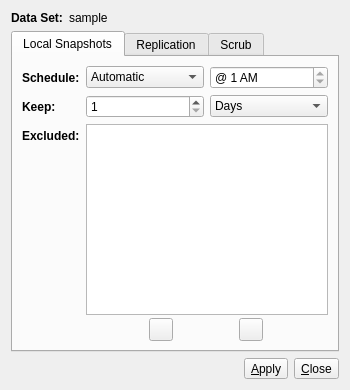
<?xml version="1.0" encoding="UTF-8"?>
<ui version="4.0">
 <class>LPConfig</class>
 <widget class="QDialog" name="LPConfig">
  <property name="geometry">
   <rect>
    <x>0</x>
    <y>0</y>
    <width>350</width>
    <height>390</height>
   </rect>
  </property>
  <property name="windowTitle">
   <string>Configure Dataset</string>
  </property>
  <layout class="QVBoxLayout" name="verticalLayout">
   <item>
    <layout class="QFormLayout" name="formLayout">
     <property name="fieldGrowthPolicy">
      <enum>QFormLayout::AllNonFixedFieldsGrow</enum>
     </property>
     <item row="0" column="0">
      <widget class="QLabel" name="label">
       <property name="font">
        <font>
         <weight>75</weight>
         <bold>true</bold>
        </font>
       </property>
       <property name="text">
        <string>Data Set:</string>
       </property>
      </widget>
     </item>
     <item row="0" column="1">
      <widget class="QLabel" name="label_dataset">
       <property name="text">
        <string notr="true">sample</string>
       </property>
      </widget>
     </item>
    </layout>
   </item>
   <item>
    <widget class="QTabWidget" name="tabWidget">
     <property name="currentIndex">
      <number>0</number>
     </property>
     <widget class="QWidget" name="tab_local">
      <attribute name="title">
       <string>Local Snapshots</string>
      </attribute>
      <layout class="QFormLayout" name="formLayout_2">
       <property name="fieldGrowthPolicy">
        <enum>QFormLayout::AllNonFixedFieldsGrow</enum>
       </property>
       <item row="0" column="0">
        <widget class="QLabel" name="label_3">
         <property name="enabled">
          <bool>true</bool>
         </property>
         <property name="font">
          <font>
           <weight>75</weight>
           <bold>true</bold>
          </font>
         </property>
         <property name="text">
          <string>Schedule:</string>
         </property>
        </widget>
       </item>
       <item row="0" column="1">
        <layout class="QHBoxLayout" name="horizontalLayout_2">
         <item>
          <widget class="QComboBox" name="combo_local_schedule">
           <property name="currentIndex">
            <number>0</number>
           </property>
           <item>
            <property name="text">
             <string>Automatic</string>
            </property>
           </item>
           <item>
            <property name="text">
             <string>Daily</string>
            </property>
           </item>
           <item>
            <property name="text">
             <string>Hourly</string>
            </property>
           </item>
           <item>
            <property name="text">
             <string>30 minutes</string>
            </property>
           </item>
           <item>
            <property name="text">
             <string>10 minutes</string>
            </property>
           </item>
           <item>
            <property name="text">
             <string>5 minutes</string>
            </property>
           </item>
          </widget>
         </item>
         <item>
          <widget class="QTimeEdit" name="time_local_daily">
           <property name="maximumTime">
            <time>
             <hour>23</hour>
             <minute>0</minute>
             <second>0</second>
            </time>
           </property>
           <property name="minimumTime">
            <time>
             <hour>1</hour>
             <minute>0</minute>
             <second>0</second>
            </time>
           </property>
           <property name="displayFormat">
            <string>@ h AP</string>
           </property>
          </widget>
         </item>
        </layout>
       </item>
       <item row="1" column="0">
        <widget class="QLabel" name="label_local_keep">
         <property name="font">
          <font>
           <weight>75</weight>
           <bold>true</bold>
          </font>
         </property>
         <property name="text">
          <string>Keep:</string>
         </property>
        </widget>
       </item>
       <item row="1" column="1">
        <layout class="QHBoxLayout" name="horizontalLayout_3">
         <item>
          <widget class="QSpinBox" name="spin_local_numkeep">
           <property name="minimum">
            <number>1</number>
           </property>
           <property name="maximum">
            <number>800</number>
           </property>
          </widget>
         </item>
         <item>
          <widget class="QComboBox" name="combo_local_keepunits">
           <item>
            <property name="text">
             <string>Days</string>
            </property>
           </item>
           <item>
            <property name="text">
             <string>Total</string>
            </property>
           </item>
          </widget>
         </item>
        </layout>
       </item>
       <item row="2" column="0">
        <widget class="QLabel" name="label_7">
         <property name="font">
          <font>
           <weight>75</weight>
           <bold>true</bold>
          </font>
         </property>
         <property name="text">
          <string>Excluded:</string>
         </property>
        </widget>
       </item>
       <item row="2" column="1">
        <layout class="QVBoxLayout" name="verticalLayout_5">
         <property name="spacing">
          <number>3</number>
         </property>
         <item>
          <widget class="QListWidget" name="list_snap_excludes">
           <property name="selectionMode">
            <enum>QAbstractItemView::ExtendedSelection</enum>
           </property>
           <property name="selectionBehavior">
            <enum>QAbstractItemView::SelectRows</enum>
           </property>
           <property name="sortingEnabled">
            <bool>true</bool>
           </property>
          </widget>
         </item>
         <item>
          <layout class="QHBoxLayout" name="horizontalLayout_8">
           <item>
            <widget class="QToolButton" name="tool_snap_addexclude">
             <property name="text">
              <string notr="true"/>
             </property>
             <property name="icon">
              <iconset resource="lPreserve.qrc">
               <normaloff>:/images/list-add.png</normaloff>:/images/list-add.png</iconset>
             </property>
             <property name="popupMode">
              <enum>QToolButton::InstantPopup</enum>
             </property>
            </widget>
           </item>
           <item>
            <widget class="QToolButton" name="tool_snap_remexclude">
             <property name="text">
              <string notr="true"/>
             </property>
             <property name="icon">
              <iconset resource="lPreserve.qrc">
               <normaloff>:/images/list-remove.png</normaloff>:/images/list-remove.png</iconset>
             </property>
             <property name="autoRaise">
              <bool>false</bool>
             </property>
            </widget>
           </item>
          </layout>
         </item>
        </layout>
       </item>
      </layout>
     </widget>
     <widget class="QWidget" name="tab_remote">
      <attribute name="title">
       <string>Replication</string>
      </attribute>
      <layout class="QVBoxLayout" name="verticalLayout_2">
       <property name="leftMargin">
        <number>0</number>
       </property>
       <property name="topMargin">
        <number>0</number>
       </property>
       <property name="rightMargin">
        <number>0</number>
       </property>
       <property name="bottomMargin">
        <number>0</number>
       </property>
       <item>
        <widget class="QTabWidget" name="tabWidget_2">
         <property name="font">
          <font>
           <weight>50</weight>
           <bold>false</bold>
          </font>
         </property>
         <property name="currentIndex">
          <number>0</number>
         </property>
         <widget class="QWidget" name="tab">
          <attribute name="title">
           <string>Remote Servers</string>
          </attribute>
          <layout class="QVBoxLayout" name="verticalLayout_6">
           <item>
            <layout class="QHBoxLayout" name="horizontalLayout_13">
             <item>
              <widget class="QComboBox" name="combo_rep_hosts"/>
             </item>
             <item>
              <widget class="QToolButton" name="tool_rep_addhost">
               <property name="text">
                <string>SSH</string>
               </property>
               <property name="icon">
                <iconset resource="lPreserve.qrc">
                 <normaloff>:/images/list-add.png</normaloff>:/images/list-add.png</iconset>
               </property>
               <property name="toolButtonStyle">
                <enum>Qt::ToolButtonTextBesideIcon</enum>
               </property>
              </widget>
             </item>
             <item>
              <widget class="QToolButton" name="tool_rep_addiscsi">
               <property name="text">
                <string>ISCSI</string>
               </property>
               <property name="icon">
                <iconset resource="lPreserve.qrc">
                 <normaloff>:/images/list-add.png</normaloff>:/images/list-add.png</iconset>
               </property>
               <property name="toolButtonStyle">
                <enum>Qt::ToolButtonTextBesideIcon</enum>
               </property>
              </widget>
             </item>
             <item>
              <widget class="QToolButton" name="tool_rep_remhost">
               <property name="text">
                <string notr="true"/>
               </property>
               <property name="icon">
                <iconset resource="lPreserve.qrc">
                 <normaloff>:/images/list-remove.png</normaloff>:/images/list-remove.png</iconset>
               </property>
               <property name="toolButtonStyle">
                <enum>Qt::ToolButtonIconOnly</enum>
               </property>
              </widget>
             </item>
            </layout>
           </item>
           <item>
            <widget class="QGroupBox" name="groupReplicate">
             <property name="title">
              <string>Replication Settings</string>
             </property>
             <property name="checkable">
              <bool>false</bool>
             </property>
             <property name="checked">
              <bool>false</bool>
             </property>
             <layout class="QVBoxLayout" name="verticalLayout_3">
              <item>
               <layout class="QHBoxLayout" name="horizontalLayout_7">
                <item>
                 <widget class="QLabel" name="label_10">
                  <property name="text">
                   <string>User Name</string>
                  </property>
                 </widget>
                </item>
                <item>
                 <widget class="QLineEdit" name="lineUserName"/>
                </item>
               </layout>
              </item>
              <item>
               <layout class="QHBoxLayout" name="horizontalLayout_4">
                <item>
                 <widget class="QLabel" name="label_5">
                  <property name="sizePolicy">
                   <sizepolicy hsizetype="Maximum" vsizetype="Preferred">
                    <horstretch>0</horstretch>
                    <verstretch>0</verstretch>
                   </sizepolicy>
                  </property>
                  <property name="text">
                   <string>SSH Port</string>
                  </property>
                 </widget>
                </item>
                <item>
                 <spacer name="horizontalSpacer_2">
                  <property name="orientation">
                   <enum>Qt::Horizontal</enum>
                  </property>
                  <property name="sizeType">
                   <enum>QSizePolicy::Fixed</enum>
                  </property>
                  <property name="sizeHint" stdset="0">
                   <size>
                    <width>40</width>
                    <height>20</height>
                   </size>
                  </property>
                 </spacer>
                </item>
                <item>
                 <widget class="QSpinBox" name="spinPort">
                  <property name="maximum">
                   <number>999999</number>
                  </property>
                  <property name="value">
                   <number>22</number>
                  </property>
                 </widget>
                </item>
                <item>
                 <spacer name="horizontalSpacer_3">
                  <property name="orientation">
                   <enum>Qt::Horizontal</enum>
                  </property>
                  <property name="sizeHint" stdset="0">
                   <size>
                    <width>40</width>
                    <height>20</height>
                   </size>
                  </property>
                 </spacer>
                </item>
               </layout>
              </item>
              <item>
               <layout class="QHBoxLayout" name="horizontalLayout_5">
                <item>
                 <widget class="QLabel" name="label_14">
                  <property name="text">
                   <string>Remote Dataset</string>
                  </property>
                 </widget>
                </item>
                <item>
                 <widget class="QLineEdit" name="lineRemoteDataset"/>
                </item>
               </layout>
              </item>
              <item>
               <widget class="QGroupBox" name="groupBox">
                <property name="title">
                 <string>Frequency</string>
                </property>
                <property name="alignment">
                 <set>Qt::AlignLeading|Qt::AlignLeft|Qt::AlignTop</set>
                </property>
                <layout class="QGridLayout" name="gridLayout_3">
                 <property name="leftMargin">
                  <number>2</number>
                 </property>
                 <property name="topMargin">
                  <number>2</number>
                 </property>
                 <property name="rightMargin">
                  <number>2</number>
                 </property>
                 <property name="bottomMargin">
                  <number>2</number>
                 </property>
                 <item row="0" column="0">
                  <layout class="QHBoxLayout" name="horizontalLayout_6">
                   <item>
                    <widget class="QComboBox" name="combo_remote_schedule">
                     <property name="sizePolicy">
                      <sizepolicy hsizetype="Preferred" vsizetype="Fixed">
                       <horstretch>0</horstretch>
                       <verstretch>0</verstretch>
                      </sizepolicy>
                     </property>
                     <property name="sizeAdjustPolicy">
                      <enum>QComboBox::AdjustToContents</enum>
                     </property>
                     <item>
                      <property name="text">
                       <string>Sync with snapshots</string>
                      </property>
                     </item>
                     <item>
                      <property name="text">
                       <string>Daily</string>
                      </property>
                     </item>
                     <item>
                      <property name="text">
                       <string>Hourly</string>
                      </property>
                     </item>
                     <item>
                      <property name="text">
                       <string>30 Minutes</string>
                      </property>
                     </item>
                     <item>
                      <property name="text">
                       <string>10 Minutes</string>
                      </property>
                     </item>
                     <item>
                      <property name="text">
                       <string>Manual</string>
                      </property>
                     </item>
                    </widget>
                   </item>
                   <item>
                    <widget class="QTimeEdit" name="time_replicate">
                     <property name="displayFormat">
                      <string>@ h AP</string>
                     </property>
                    </widget>
                   </item>
                   <item>
                    <spacer name="horizontalSpacer_6">
                     <property name="orientation">
                      <enum>Qt::Horizontal</enum>
                     </property>
                     <property name="sizeType">
                      <enum>QSizePolicy::Preferred</enum>
                     </property>
                     <property name="sizeHint" stdset="0">
                      <size>
                       <width>20</width>
                       <height>20</height>
                      </size>
                     </property>
                    </spacer>
                   </item>
                  </layout>
                 </item>
                </layout>
               </widget>
              </item>
              <item>
               <spacer name="verticalSpacer">
                <property name="orientation">
                 <enum>Qt::Vertical</enum>
                </property>
                <property name="sizeHint" stdset="0">
                 <size>
                  <width>20</width>
                  <height>40</height>
                 </size>
                </property>
               </spacer>
              </item>
             </layout>
            </widget>
           </item>
          </layout>
         </widget>
         <widget class="QWidget" name="tab_2">
          <attribute name="title">
           <string>Excluded Data</string>
          </attribute>
          <layout class="QVBoxLayout" name="verticalLayout_7">
           <item>
            <widget class="QListWidget" name="list_rep_excludes">
             <property name="selectionMode">
              <enum>QAbstractItemView::ExtendedSelection</enum>
             </property>
             <property name="selectionBehavior">
              <enum>QAbstractItemView::SelectRows</enum>
             </property>
             <property name="sortingEnabled">
              <bool>true</bool>
             </property>
            </widget>
           </item>
           <item>
            <layout class="QHBoxLayout" name="horizontalLayout_9">
             <item>
              <widget class="QToolButton" name="tool_rep_addexclude">
               <property name="text">
                <string notr="true"/>
               </property>
               <property name="icon">
                <iconset resource="lPreserve.qrc">
                 <normaloff>:/images/list-add.png</normaloff>:/images/list-add.png</iconset>
               </property>
               <property name="popupMode">
                <enum>QToolButton::InstantPopup</enum>
               </property>
              </widget>
             </item>
             <item>
              <widget class="QToolButton" name="tool_rep_remexclude">
               <property name="text">
                <string notr="true"/>
               </property>
               <property name="icon">
                <iconset resource="lPreserve.qrc">
                 <normaloff>:/images/list-remove.png</normaloff>:/images/list-remove.png</iconset>
               </property>
               <property name="autoRaise">
                <bool>false</bool>
               </property>
              </widget>
             </item>
            </layout>
           </item>
          </layout>
         </widget>
        </widget>
       </item>
      </layout>
     </widget>
     <widget class="QWidget" name="tab_scrub">
      <attribute name="title">
       <string>Scrub</string>
      </attribute>
      <widget class="QGroupBox" name="groupScrub">
       <property name="enabled">
        <bool>true</bool>
       </property>
       <property name="geometry">
        <rect>
         <x>10</x>
         <y>10</y>
         <width>331</width>
         <height>121</height>
        </rect>
       </property>
       <property name="sizePolicy">
        <sizepolicy hsizetype="Fixed" vsizetype="Fixed">
         <horstretch>0</horstretch>
         <verstretch>0</verstretch>
        </sizepolicy>
       </property>
       <property name="title">
        <string>Enable scheduled scrub</string>
       </property>
       <property name="checkable">
        <bool>true</bool>
       </property>
       <property name="checked">
        <bool>true</bool>
       </property>
       <layout class="QVBoxLayout" name="verticalLayout_4">
        <property name="sizeConstraint">
         <enum>QLayout::SetDefaultConstraint</enum>
        </property>
        <item>
         <layout class="QHBoxLayout" name="horizontalLayout_11">
          <item>
           <widget class="QComboBox" name="combo_scrub_schedule">
            <property name="editable">
             <bool>false</bool>
            </property>
            <property name="currentIndex">
             <number>0</number>
            </property>
            <item>
             <property name="text">
              <string>Daily</string>
             </property>
            </item>
            <item>
             <property name="text">
              <string>Weekly</string>
             </property>
            </item>
            <item>
             <property name="text">
              <string>Monthly</string>
             </property>
            </item>
           </widget>
          </item>
          <item>
           <spacer name="horizontalSpacer_7">
            <property name="orientation">
             <enum>Qt::Horizontal</enum>
            </property>
            <property name="sizeHint" stdset="0">
             <size>
              <width>40</width>
              <height>20</height>
             </size>
            </property>
           </spacer>
          </item>
         </layout>
        </item>
        <item>
         <layout class="QHBoxLayout" name="horizontalLayout_10">
          <item>
           <widget class="QLabel" name="label_2">
            <property name="text">
             <string>Day of month</string>
            </property>
           </widget>
          </item>
          <item>
           <widget class="QLabel" name="label_4">
            <property name="text">
             <string>Day of week</string>
            </property>
           </widget>
          </item>
          <item>
           <widget class="QLabel" name="label_6">
            <property name="text">
             <string> Hour</string>
            </property>
           </widget>
          </item>
         </layout>
        </item>
        <item>
         <layout class="QHBoxLayout" name="horizontalLayout_12">
          <item>
           <widget class="QSpinBox" name="spin_scrub_day_month">
            <property name="enabled">
             <bool>true</bool>
            </property>
            <property name="minimum">
             <number>1</number>
            </property>
            <property name="maximum">
             <number>28</number>
            </property>
           </widget>
          </item>
          <item>
           <widget class="QComboBox" name="combo_scrub_day_week">
            <property name="enabled">
             <bool>true</bool>
            </property>
            <property name="editable">
             <bool>false</bool>
            </property>
            <item>
             <property name="text">
              <string>Mondays</string>
             </property>
            </item>
            <item>
             <property name="text">
              <string>Tuesdays</string>
             </property>
            </item>
            <item>
             <property name="text">
              <string>Wednesdays</string>
             </property>
            </item>
            <item>
             <property name="text">
              <string>Thursdays</string>
             </property>
            </item>
            <item>
             <property name="text">
              <string>Fridays</string>
             </property>
            </item>
            <item>
             <property name="text">
              <string>Saturdays</string>
             </property>
            </item>
            <item>
             <property name="text">
              <string>Sundays</string>
             </property>
            </item>
           </widget>
          </item>
          <item>
           <widget class="QTimeEdit" name="time_scrub">
            <property name="enabled">
             <bool>true</bool>
            </property>
            <property name="maximumTime">
             <time>
              <hour>23</hour>
              <minute>0</minute>
              <second>0</second>
             </time>
            </property>
            <property name="minimumTime">
             <time>
              <hour>1</hour>
              <minute>0</minute>
              <second>0</second>
             </time>
            </property>
            <property name="displayFormat">
             <string>@ h AP</string>
            </property>
           </widget>
          </item>
         </layout>
        </item>
       </layout>
      </widget>
     </widget>
    </widget>
   </item>
   <item>
    <layout class="QHBoxLayout" name="horizontalLayout">
     <item>
      <spacer name="horizontalSpacer">
       <property name="orientation">
        <enum>Qt::Horizontal</enum>
       </property>
       <property name="sizeHint" stdset="0">
        <size>
         <width>40</width>
         <height>20</height>
        </size>
       </property>
      </spacer>
     </item>
     <item>
      <widget class="QToolButton" name="tool_apply">
       <property name="text">
        <string>&amp;Apply</string>
       </property>
       <property name="icon">
        <iconset resource="lPreserve.qrc">
         <normaloff>:/images/backup-ok.png</normaloff>:/images/backup-ok.png</iconset>
       </property>
       <property name="toolButtonStyle">
        <enum>Qt::ToolButtonTextBesideIcon</enum>
       </property>
      </widget>
     </item>
     <item>
      <widget class="QToolButton" name="tool_cancel">
       <property name="text">
        <string>&amp;Close</string>
       </property>
       <property name="icon">
        <iconset resource="lPreserve.qrc">
         <normaloff>:/images/application-exit.png</normaloff>:/images/application-exit.png</iconset>
       </property>
       <property name="toolButtonStyle">
        <enum>Qt::ToolButtonTextBesideIcon</enum>
       </property>
      </widget>
     </item>
    </layout>
   </item>
  </layout>
 </widget>
 <resources>
  <include location="lPreserve.qrc"/>
 </resources>
 <connections/>
</ui>
